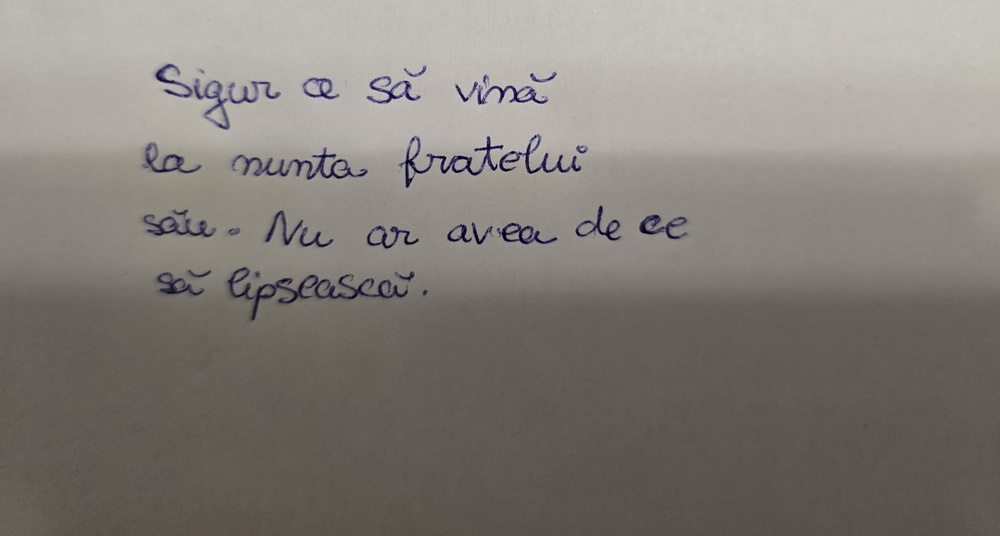
#> input picture Anul2/Semestrul2/Inteligenta Artificiala/Laborator/Laborator3/test4.jpeg, 1000 x 536 px, shrunk from 2000 x 1072 before the run
$ jupyter execute --allow-errors notebook.ipynb
#> lines starting #> are read from the running program, lines starting #| are printed output that depends on the picture
# Laborator 3 -> AI

[cell 1]
from azure.cognitiveservices.vision.computervision import ComputerVisionClient
from azure.cognitiveservices.vision.computervision.models import OperationStatusCodes
from azure.cognitiveservices.vision.computervision.models import VisualFeatureTypes
from msrest.authentication import CognitiveServicesCredentials
from array import array
import os
from PIL import Image
import sys
import time

[cell 2]
'''
Authenticate
Authenticates your credentials and creates a client.
'''
#> (the rest of this cell did not finish here and is left out)

Urmatoarea parte proceseaza efectiv imaginea si sustrage textul.

[cell 3]
img = open("test1.png", "rb")
#img = open("test2.jpeg", "rb")

#> (the rest of this cell did not finish here and is left out)

Subpunctul a) -> Se studiaza calitatea procesului de recunoastere a textului, atat la nivel de caracter, cat si la nivel de cuvant, prin folosirea unei metrici de distanta. Metrica de distanta folosita aici este distanta Levenshtein.

[cell 4]
#Evaluarea codului -> definirea performantei

#groundTruth = ["Succes in rezolvarea", "tEMELOR la", "LABORAtoaree de", "Inteligenta Artificiala!"]
groundTruth = ["Google Cloud","Platform"]
#> (the rest of this cell did not finish here and is left out)

#> (a cell that did not finish here is left out)

Subpunctul b) -> Se studiaza calitatea procesului de recunoastere a textului, atat la nivel de caracter, cat si la nivel de cuvant, prin folosirea a mai multor metrici de distanta.

[cell 6]
#performanta/calitatea pe caractere
print("PENTRU CARACTERE")
#> (the rest of this cell did not finish here and is left out)

[cell 7]
#performanta/calitatea pe cuvinte
print("PENTRU CUVINTE")
#> (the rest of this cell did not finish here and is left out)

Problema 2 -> Calitatea localizarii corecte a textului in imagine

Localizare pe fiecare cuvant in parte

[cell 8]
# se identifica localizarea obtinuta de algoritm

coord_resulted= []
#> (the rest of this cell did not finish here and is left out)

Problema 3 -> Posibilitatea de imbunatatire a recunoasterii textului

O solutie ar fi sa ne legam de preprocesare, mai exact de partea de binarizare. Ideea acestei preprocesari este transformarea imaginii in alb-negru, astfel incat sa faca procesarea textului mai usoara (avand doar alb si negru in poza, fara nuante de gri).

[cell 9]
# cazul in care imaginea este fuzzy / inclinata

import cv2

# se incarca imaginea in modul grayscale
img = cv2.imread('test4.jpeg', 0)
#> img: shape (536, 1000); min 0, max 205, mean 127.3

# se va aplica adaprive thresholding -> avantaj fata de metoda clasica cu un singur threshold: calculeaza pragul pentru zone mai mici
# ale imaginii -> util pentru cand apar umbre
# param: (imagine, valoare_max, metoda, tip_prag, dimensiune_bloc, constanta -> aka filtrul de zgomot)
binary_img = cv2.adaptiveThreshold(img, 255, cv2.ADAPTIVE_THRESH_GAUSSIAN_C,
                                   cv2.THRESH_BINARY, 11, 5)
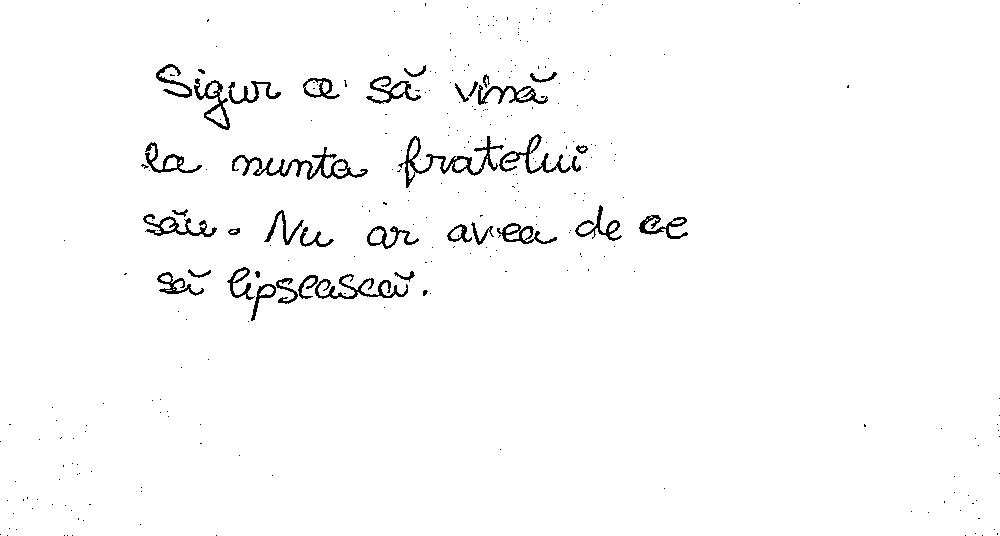
#> binary_img: shape (536, 1000); 97.9% white; black in thin lines or dots

cv2.imwrite('test4_procesat.png', binary_img)
#> Out = True


$ run again, with Anul2/Semestrul2/Inteligenta Artificiala/Laborator/Laborator3/test2.jpeg copied over Anul2/Semestrul2/Inteligenta Artificiala/Laborator/Laborator3/test4.jpeg
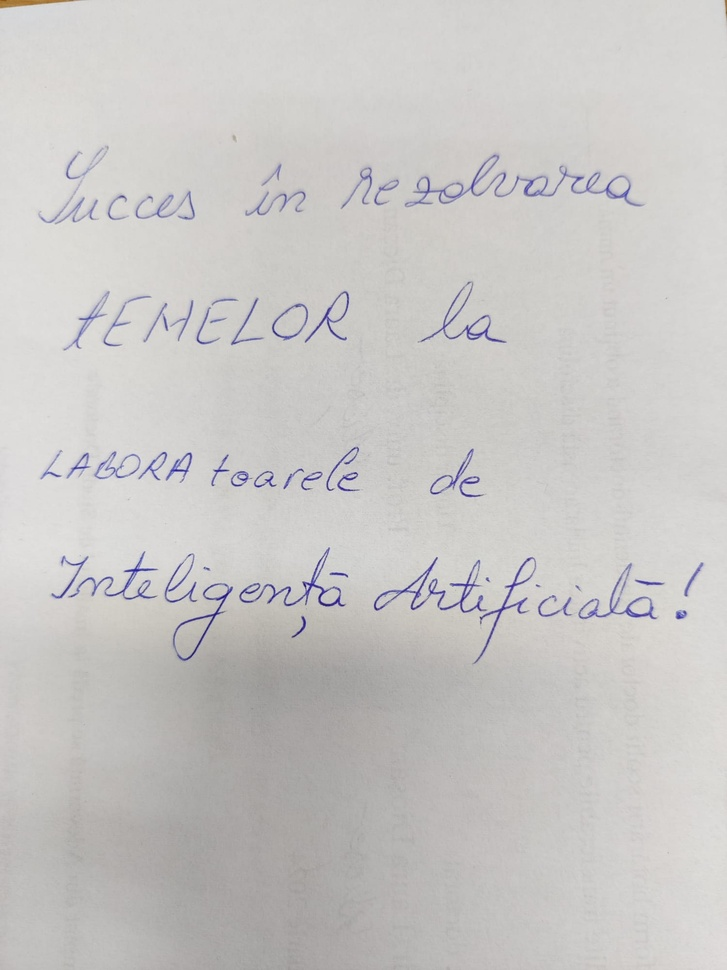
#> input picture Anul2/Semestrul2/Inteligenta Artificiala/Laborator/Laborator3/test2.jpeg, 727 x 970 px, shrunk from 1500 x 2000 before the run
#> `binary_img = cv2.adaptiveThreshold(img, 255, cv2.ADAPTIVE_THRESH_GAUSS..`:
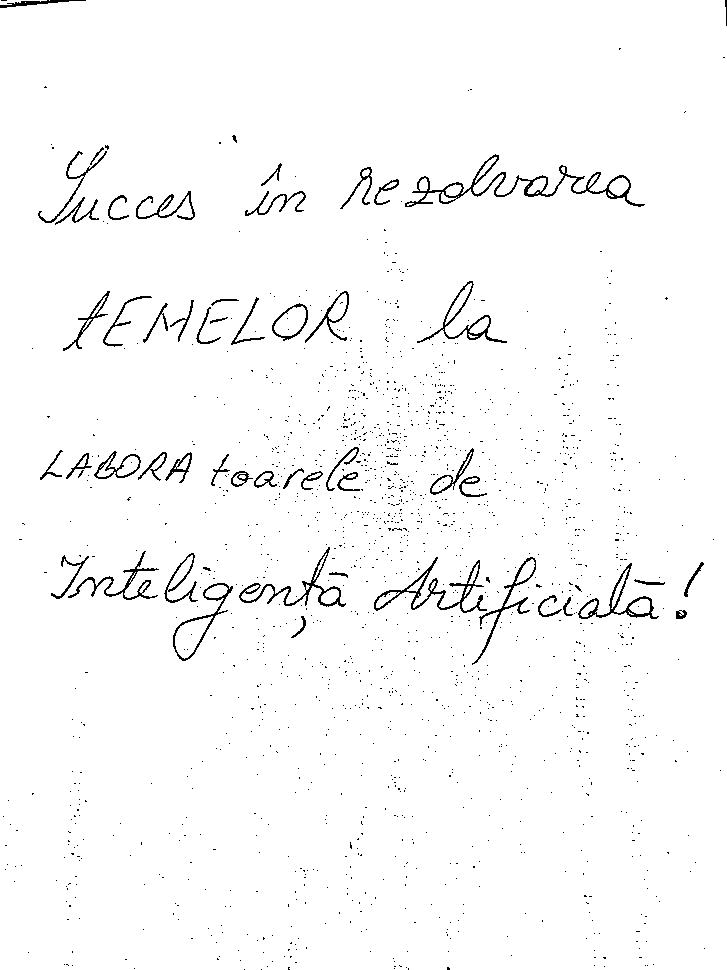
#> binary_img: shape (970, 727); 97.7% white; black in thin lines or dots
#> Out = True
